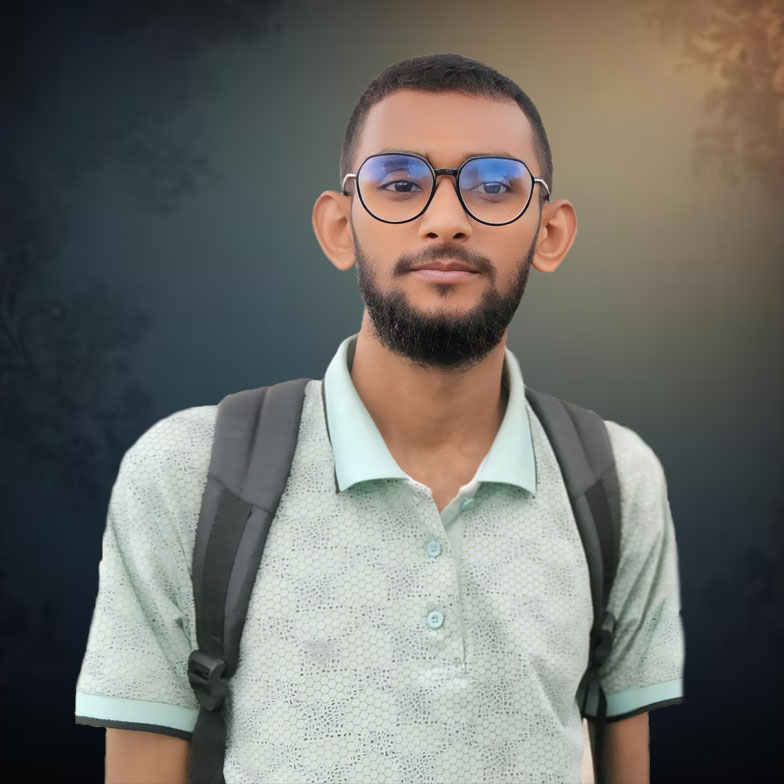
#> input picture 5. Digital Image Processing/Lab/Assignment1/image.jpg, 784 x 784 px
$ jupyter execute '2(b).ipynb'
#> lines starting #> are read from the running program, lines starting #| are printed output that depends on the picture
[cell 1]
## 1st step: import necessary libreries
import cv2
import matplotlib.pyplot as plt
import numpy as np

[cell 2]
## 2nd step: assign and resize image
originalImage = cv2.imread("image.jpg", cv2.IMREAD_GRAYSCALE)
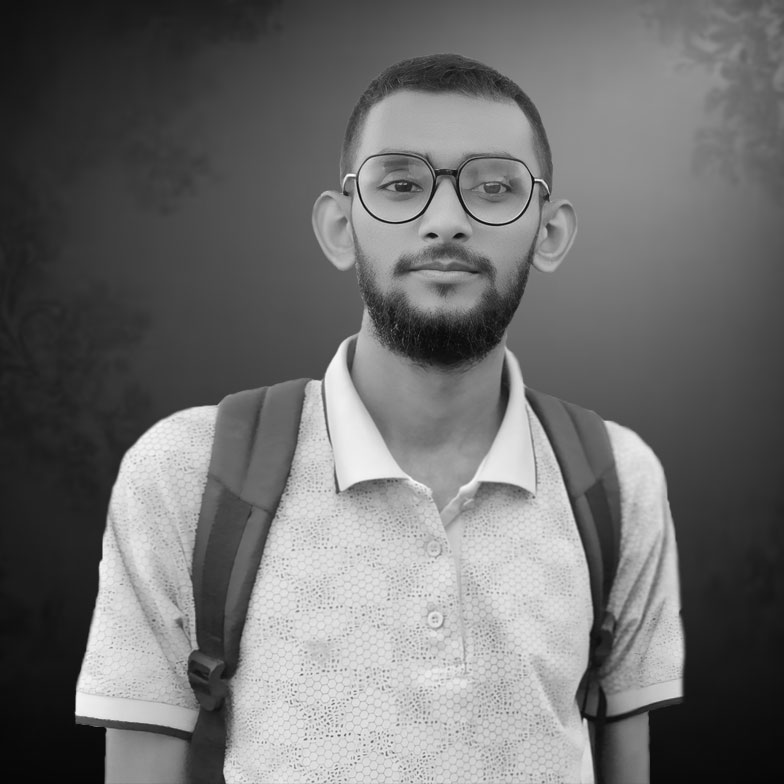
#> originalImage: shape (784, 784); min 5, max 255, mean 110.7
originalImage = cv2.resize(originalImage, (512, 512))
#> originalImage: shape (512, 512)

[cell 3]
## 4th step:Power-law Transform: r = c * r^gamma
def powerLawTransform(image, gamma):
#> called with gamma = 0.5
    if gamma < 0:
        c = 255 / np.max(image) ** -gamma   # c: scalling range: for normalization
    else:
        c = 1
    return c * image ** gamma
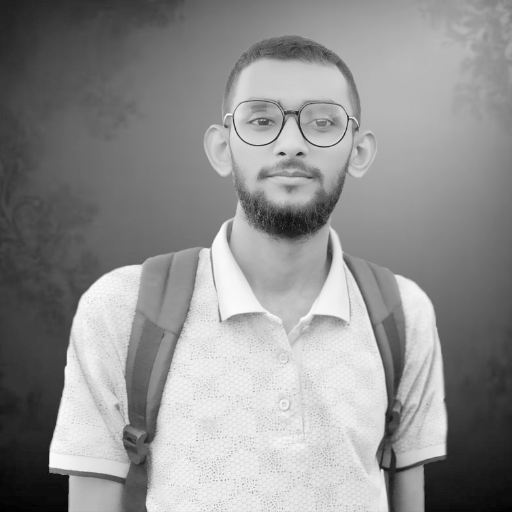
#> returned value: shape (512, 512) float64; min 2.45, max 15.75, mean 10; drawn with min black and max white

[cell 4]
## 5th step: Logarithmic Transform: r = c * log(1 + r)
def logTransform(image):
    c = 255 / np.log(1 + np.max(image))
#> c = 46.22
    return c * np.log(1 + image) # T(x)=c * log(1+x)
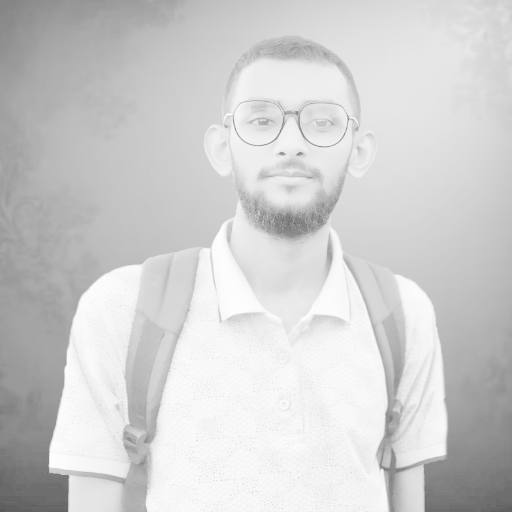
#> returned value: shape (512, 512) float16; min 89.94, max 254.9, mean 207.6

## Inverse Logarithmic Transform: r = c * (exp(r) - 1)
def inverseLogTransform(image):
    c = 255 / (np.exp(1) - 1)
    return c * np.exp(image / 255) - 1
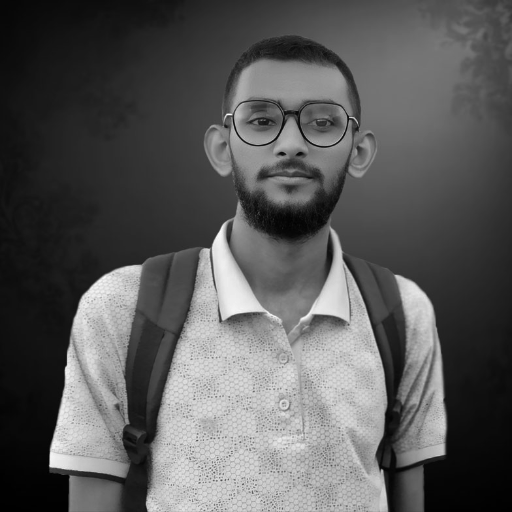
#> returned value: shape (512, 512) float64; min 150.9, max 391.5, mean 235.7; drawn with min black and max white

[cell 5]
## 3rd step: show image in ploats
plt.figure(figsize=(12, 24))

# Original Image Visualization & Histogram
plt.subplot(4, 2, 1)
plt.imshow(originalImage, cmap='gray')
plt.title("Original Image")

plt.subplot(4, 2, 2)
plt.title("original Image Histogram")
plt.hist(originalImage.ravel(), 256)

# Power-law Transform Image Visualization & Histogram
powerLawTransformedImage = powerLawTransform(originalImage, 0.5)
plt.subplot(4, 2, 3)
plt.imshow(powerLawTransformedImage, cmap='gray')
plt.title("Power Transform Image (Gamma = 0.4)")

plt.subplot(4, 2, 4)
plt.title("Power Transform Image Histogram")
plt.hist(powerLawTransformedImage.ravel(), 256)

# Logarithmic Transform Image Visualization & HistogramL
logTransformedImage = logTransform(originalImage)
plt.subplot(4, 2, 5)
plt.imshow(logTransformedImage, cmap='gray')
plt.title("Log Transform Image")

plt.subplot(4, 2, 6)
plt.title("Log Transform Image Histogram")
plt.hist(logTransformedImage.ravel(), 256)

# Inverse Logarithmic Transform Image Visualization & Histogram
inverseLogTransformedImage = inverseLogTransform(originalImage)
plt.subplot(4, 2, 7)
plt.imshow(inverseLogTransformedImage, cmap='gray')
plt.title("Inverse Log Transform Image")

plt.subplot(4, 2, 8)
plt.hist(inverseLogTransformedImage.ravel(), 256)
plt.title("Inverse Log Transform Image Histogram")
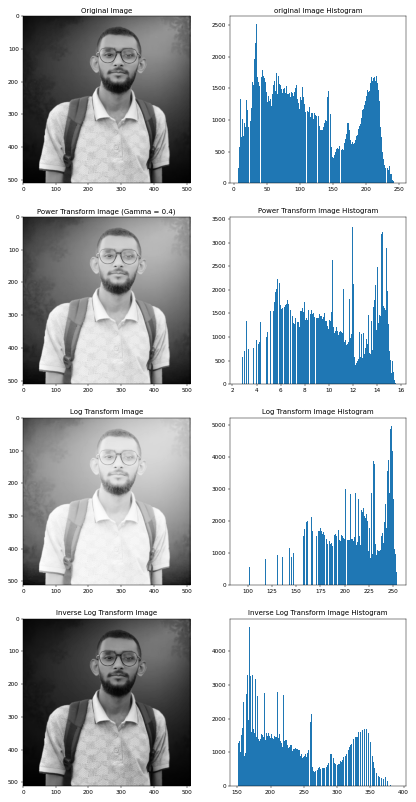
#> figure drawn by matplotlib, 8 panels; panel 2: tallest bar 2513 high, from x = 33.41 to 34.36; panel 4: tallest bar 3375 high, from x = 14.55 to 14.61; panel 6: tallest bar 4983 high, from x = 247.8 to 248.4; panel 8: tallest bar 4731 high, from x = 167.9 to 168.8
